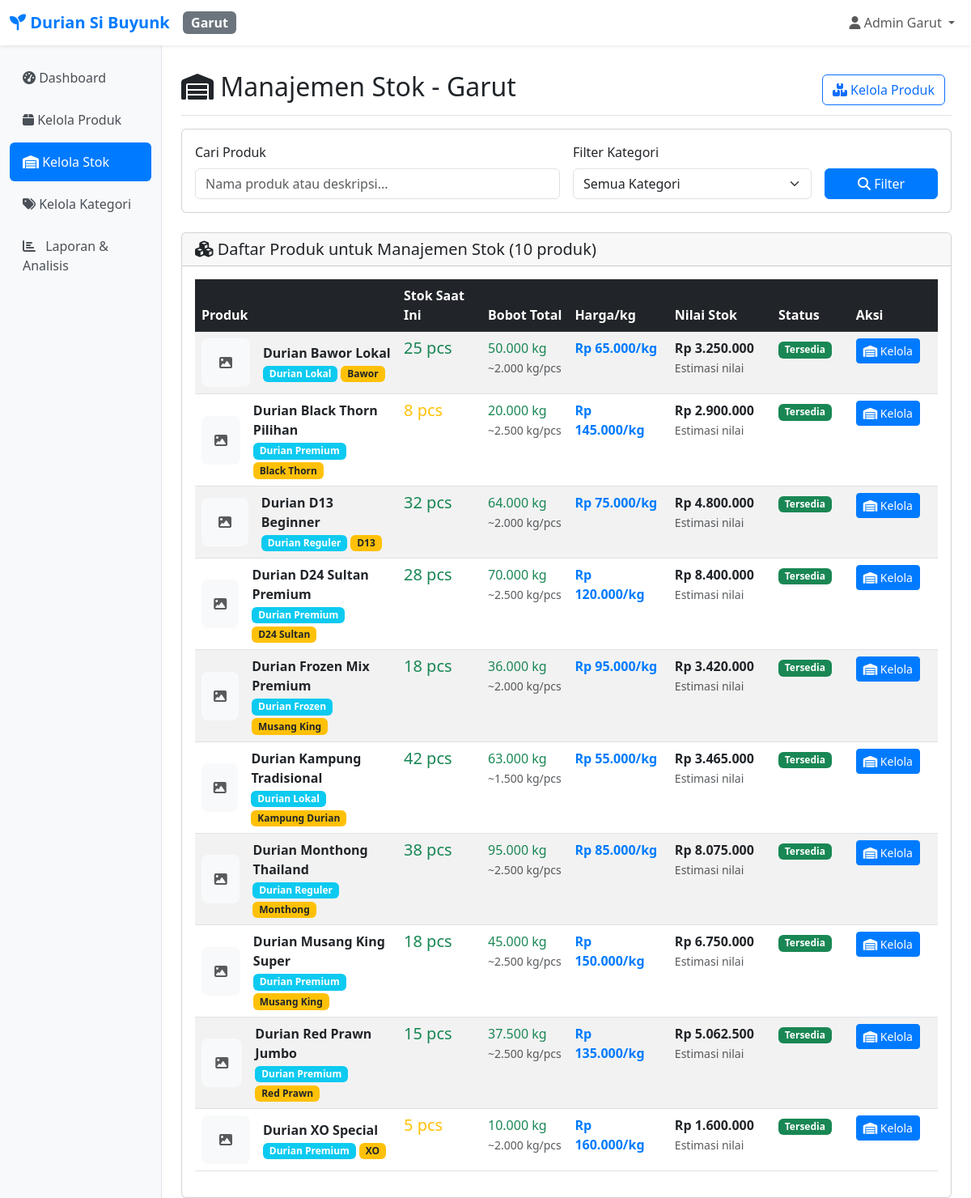
Page /cabang/garut/manajemen-stok/index.php (signed in) on the earlier database version.
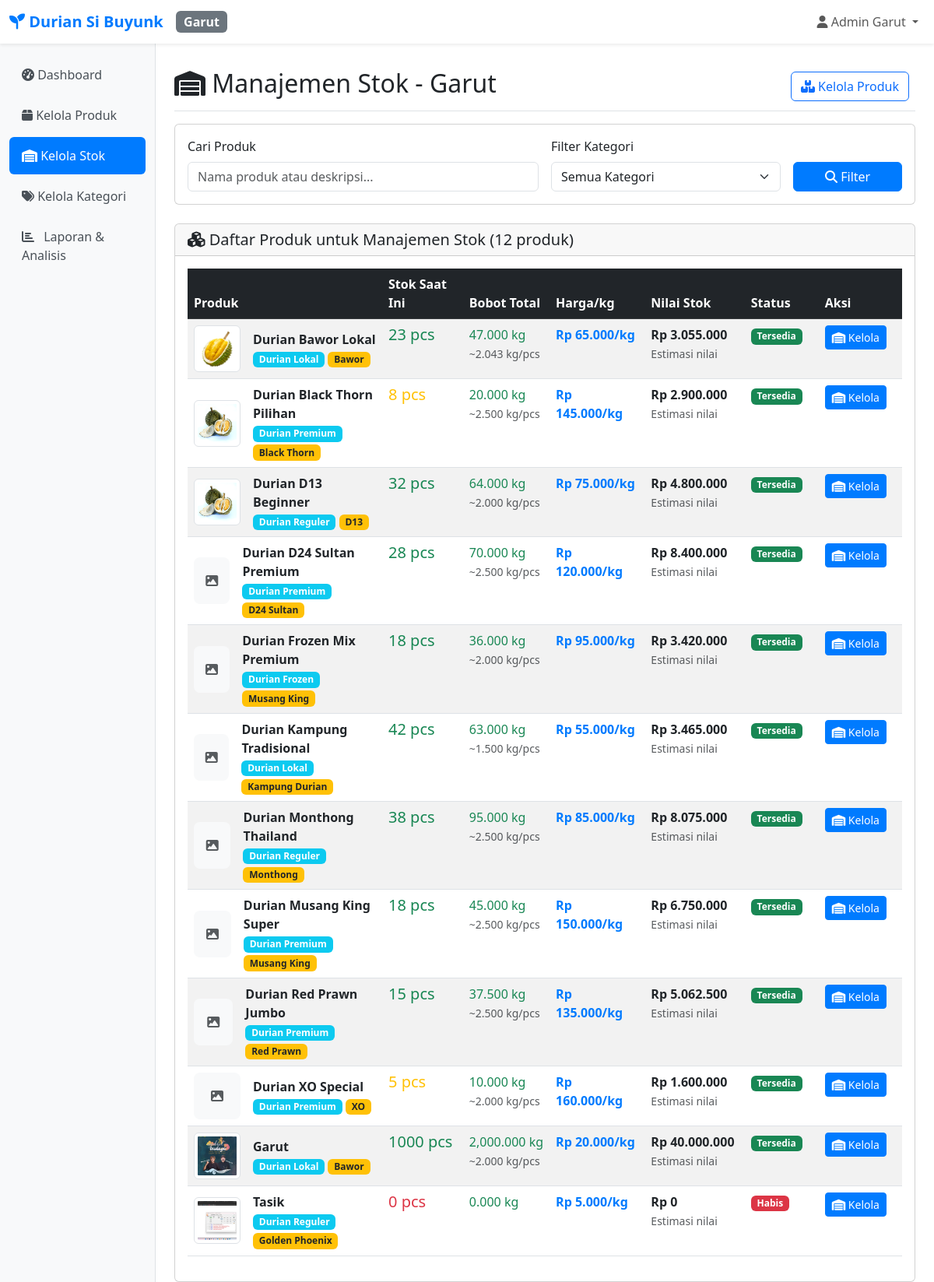
Same page on the later database version.
### tables this page shows
CREATE TABLE `users` (
  `id` int NOT NULL,
  `username` varchar(50) NOT NULL,
  `password` varchar(255) NOT NULL,
  `nama_lengkap` varchar(100) NOT NULL,
  `cabang_id` int NOT NULL,
  `role` enum('admin') DEFAULT 'admin',
  `created_at` timestamp NOT NULL DEFAULT CURRENT_TIMESTAMP,
  `updated_at` timestamp NOT NULL DEFAULT CURRENT_TIMESTAMP ON UPDATE CURRENT_TIMESTAMP
);

CREATE TABLE `cabang` (
  `id` int NOT NULL,
  `nama_cabang` varchar(50) NOT NULL,
  `kode_cabang` varchar(10) NOT NULL,
  `alamat` text,
  `telepon` varchar(20) DEFAULT NULL,
  `created_at` timestamp NOT NULL DEFAULT CURRENT_TIMESTAMP
);

CREATE TABLE `produk` (
  `id` int NOT NULL,
  `nama_produk` varchar(200) NOT NULL,
  `kategori_id` int DEFAULT NULL,
  `jenis_durian_id` int DEFAULT NULL,
  `harga` decimal(12,2) NOT NULL,
  `harga_per_kg` decimal(12,2) DEFAULT '0.00' COMMENT 'Harga per kilogram',
  `stok_tasik` int DEFAULT '0',
  `stok_garut` int DEFAULT '0',
  `total_kg_tasik` decimal(10,3) DEFAULT '0.000' COMMENT 'Total berat stok Tasik dalam kg',
  `total_kg_garut` decimal(10,3) DEFAULT '0.000' COMMENT 'Total berat stok Garut dalam kg',
  `total_pcs_tasik` int DEFAULT '0' COMMENT 'Total pieces Tasik',
  `total_pcs_garut` int DEFAULT '0' COMMENT 'Total pieces Garut',
  `satuan` varchar(20) DEFAULT 'pcs',
  `deskripsi` text,
  `gambar` varchar(255) DEFAULT NULL,
  `status` enum('aktif','nonaktif') DEFAULT 'aktif',
  `created_at` timestamp NOT NULL DEFAULT CURRENT_TIMESTAMP,
  `updated_at` timestamp NOT NULL DEFAULT CURRENT_TIMESTAMP ON UPDATE CURRENT_TIMESTAMP
);

CREATE TABLE `kategori` (
  `id` int NOT NULL,
  `nama_kategori` varchar(100) NOT NULL,
  `deskripsi` text,
  `created_at` timestamp NOT NULL DEFAULT CURRENT_TIMESTAMP
);

CREATE TABLE `jenis_durian` (
  `id` int NOT NULL,
  `nama_jenis` varchar(100) NOT NULL,
  `deskripsi` text,
  `created_at` timestamp NOT NULL DEFAULT CURRENT_TIMESTAMP
);

### includes/auth.php (called while the page is built, shortened)
<?php
require_once __DIR__ . '/../config/config.php';
function getCurrentUser() {
    try {
        $pdo = getConnection();
        $stmt = $pdo->prepare("SELECT u.*, c.nama_cabang, c.kode_cabang
                              FROM users u
                              JOIN cabang c ON u.cabang_id = c.id
                              WHERE u.id = ?");
        $stmt->execute([$_SESSION['user_id']]);
        return $stmt->fetch();
    } catch (Exception $e) {
        return null;
    }
}
?>

### includes/functions.php (called while the page is built, shortened)
<?php
require_once __DIR__ . '/../config/config.php';
function getProducts($cabang_id = null, $kategori_id = null, $search = null) {
    try {
        $pdo = getConnection();
        $sql = "SELECT p.*, k.nama_kategori, jd.nama_jenis,
                CASE
                    WHEN ? = 1 THEN p.stok_tasik
                    WHEN ? = 2 THEN p.stok_garut
                    ELSE (p.stok_tasik + p.stok_garut)
                END as stok
                FROM produk p
                LEFT JOIN kategori k ON p.kategori_id = k.id
                LEFT JOIN jenis_durian jd ON p.jenis_durian_id = jd.id
                WHERE p.status = 'aktif'";
        $params = [$cabang_id, $cabang_id];
        $sql .= " ORDER BY p.nama_produk";
        $stmt = $pdo->prepare($sql);
        $stmt->execute($params);
        return $stmt->fetchAll();
    } catch (Exception $e) {
        return [];
    }
}
function getImagePath($imageName, $branch = null) {
    if (!$imageName) return null;
    if (strpos($imageName, '/') !== false) {
        $path = "public/assets/images/products/" . $imageName;
    }
    return $path;
}
?>

### config/config.php (called while the page is built, shortened)
<?php
function formatRupiah($amount) {
    return 'Rp ' . number_format($amount, 0, ',', '.');
}
?>

### cabang/garut/manajemen-stok/index.php (the view, shortened to what this page needs)
<?php
require_once __DIR__ . '/../../../includes/auth.php';
require_once __DIR__ . '/../../../includes/functions.php';
$kategori_id = isset($_GET['kategori']) ? (int)$_GET['kategori'] : null;
$search = isset($_GET['search']) ? sanitize($_GET['search']) : null;
$products = getProducts(CABANG_GARUT, $kategori_id, $search);
include __DIR__ . '/../../../includes/header.php';
?>
<div class="d-flex justify-content-between flex-wrap flex-md-nowrap align-items-center pt-3 pb-2 mb-3 border-bottom">
    <h1 class="h2"><i class="fas fa-warehouse"></i> Manajemen Stok - Garut</h1>
    <div class="btn-toolbar mb-2 mb-md-0">
        <div class="btn-group me-2">
            <a href="../produk/" class="btn btn-outline-primary">
                <i class="fas fa-boxes"></i> Kelola Produk
            </a>
        </div>
    </div>
</div>
<div class="card mb-4">
    <div class="card-body">
        <form method="GET" class="row g-3">
            <div class="col-md-6">
                <label for="search" class="form-label">Cari Produk</label>
                <input type="text" class="form-control" id="search" name="search"
                       placeholder="Nama produk atau deskripsi..."
                       value="<?= htmlspecialchars($search ?? '') ?>">
            </div>
            <div class="col-md-4">
                <label for="kategori" class="form-label">Filter Kategori</label>
                <select class="form-select" id="kategori" name="kategori">
                    <option value="">Semua Kategori</option>
                </select>
            </div>
            <div class="col-md-2">
                <label class="form-label">&nbsp;</label>
                <div class="d-grid">
                    <button type="submit" class="btn btn-primary">
                        <i class="fas fa-search"></i> Filter
                    </button>
                </div>
            </div>
        </form>
    </div>
</div>
<div class="card">
    <div class="card-header">
        <h5 class="mb-0">
            <i class="fas fa-cubes"></i> Daftar Produk untuk Manajemen Stok (<?= count($products) ?> produk)
        </h5>
    </div>
    <div class="card-body">
        <?php if (empty($products)): ?>
            <div class="text-center py-5">
                <i class="fas fa-box-open" style="font-size: 4rem; color: #6c757d;"></i>
                <h4 class="mt-3 text-muted">Tidak ada produk ditemukan</h4>
                <p class="text-muted">Belum ada produk atau coba ubah filter pencarian</p>
                <a href="../produk/tambah.php" class="btn btn-success">
                    <i class="fas fa-plus"></i> Tambah Produk Pertama
                </a>
            </div>
        <?php else: ?>
            <div class="d-none d-lg-block">
                <div class="table-responsive">
                    <table class="table table-striped table-hover">
                        <thead class="table-dark">
                            <tr>
                                <th style="min-width: 250px;">Produk</th>
                                <th style="width: 120px;">Stok Saat Ini</th>
                                <th style="width: 120px;">Bobot Total</th>
                                <th style="width: 130px;">Harga/kg</th>
                                <th style="width: 140px;">Nilai Stok</th>
                                <th style="width: 100px;">Status</th>
                                <th style="width: 120px;">Aksi</th>
                            </tr>
                        </thead>
                        <tbody>
                        <?php foreach ($products as $product): ?>
                            <tr>
                                <td>
                                    <div class="d-flex align-items-center">
                                        <?php
                                        $imagePath = getImagePath($product['gambar']);
                                        if ($imagePath && file_exists("../../../" . $imagePath)): ?>
                                            <img src="../../../<?= $imagePath ?>?v=<?= time() ?>"
                                                 class="img-thumbnail me-3" style="width: 60px; height: 60px; object-fit: cover;">
                                        <?php else: ?>
                                            <div class="bg-light d-flex align-items-center justify-content-center me-3"
                                                 style="width: 60px; height: 60px; border-radius: 8px;">
                                                <i class="fas fa-image text-muted"></i>
                                            </div>
                                        <?php endif; ?>
                                        <div>
                                            <strong><?= htmlspecialchars($product['nama_produk']) ?></strong>
                                            <?php if ($product['nama_kategori']): ?>
                                                <br><span class="badge bg-info"><?= htmlspecialchars($product['nama_kategori']) ?></span>
                                            <?php endif; ?>
                                            <?php if ($product['nama_jenis']): ?>
                                                <span class="badge bg-warning text-dark"><?= htmlspecialchars($product['nama_jenis']) ?></span>
                                            <?php endif; ?>
                                        </div>
                                    </div>
                                </td>
                                <td>
                                    <span class="h5 <?= $product['stok'] < 5 ? 'text-danger' : ($product['stok'] < 10 ? 'text-warning' : 'text-success') ?>">
                                        <?= $product['stok'] ?> pcs
                                    </span>
                                </td>
                                <td>
                                    <span class="h6 text-success">
                                        <?= number_format($product['total_kg_garut'], 3) ?> kg
                                    </span>
                                    <?php if ($product['stok'] > 0): ?>
                                        <br><small class="text-muted">
                                            ~<?= number_format($product['total_kg_garut'] / $product['stok'], 3) ?> kg/pcs
                                        </small>
                                    <?php endif; ?>
                                </td>
                                <td>
                                    <?php if ($product['harga_per_kg']): ?>
                                        <span class="text-primary fw-bold">
                                            <?= formatRupiah($product['harga_per_kg']) ?>/kg
                                        </span>
                                    <?php else: ?>
                                        <span class="text-muted">-</span>
                                    <?php endif; ?>
                                </td>
                                <td>
                                    <?php if ($product['harga_per_kg'] && $product['total_kg_garut']): ?>
                                        <span class="fw-bold text-dark">
                                            <?= formatRupiah($product['harga_per_kg'] * $product['total_kg_garut']) ?>
                                        </span>
                                        <br><small class="text-muted">Estimasi nilai</small>
                                    <?php else: ?>
                                        <span class="text-muted">-</span>
                                    <?php endif; ?>
                                </td>
                                <td>
                                    <?php if ($product['stok'] == 0): ?>
                                        <span class="badge bg-danger">Habis</span>
                                    <?php elseif ($product['stok'] < 5): ?>
                                        <span class="badge bg-warning">Menipis</span>
                                    <?php else: ?>
                                        <span class="badge bg-success">Tersedia</span>
                                    <?php endif; ?>
                                </td>
                                <td>
                                    <button type="button" class="btn btn-primary btn-sm"
                                            onclick="openStockModal(<?= $product['id'] ?>, '<?= htmlspecialchars($product['nama_produk']) ?>', <?= $product['stok'] ?>, <?= $product['total_kg_garut'] ?>)"
                                            title="Kelola Stok">
                                        <i class="fas fa-warehouse"></i> Kelola
                                    </button>
                                </td>
                            </tr>
                        <?php endforeach; ?>
                        </tbody>
                    </table>
                </div>
            </div>
        <?php endif; ?>
    </div>
</div>
</body>
</html>

### includes/header.php (shortened to what this page needs)
<?php
require_once __DIR__ . '/../config/config.php';
require_once __DIR__ . '/auth.php';
$currentUser = getCurrentUser();
$branchName = $currentUser ? $currentUser['nama_cabang'] : '';
?>
<!DOCTYPE html>
<html lang="id">
<head>
    <link href="https://cdn.jsdelivr.net/npm/bootstrap@5.3.0/dist/css/bootstrap.min.css" rel="stylesheet">
    <link href="https://cdnjs.cloudflare.com/ajax/libs/font-awesome/6.4.0/css/all.min.css" rel="stylesheet">
</head>
<body>
    <nav class="navbar navbar-expand-lg navbar-light bg-white shadow-sm">
        <div class="container-fluid">
            <a class="navbar-brand" href="dashboard.php">
                <i class="fas fa-seedling"></i> <?= APP_NAME ?>
            </a>
            <span class="badge bg-secondary fs-6"><?= $branchName ?></span>
            <div class="navbar-nav ms-auto">
                <div class="nav-item dropdown">
                    <a class="nav-link dropdown-toggle" href="#" id="navbarDropdown" role="button" data-bs-toggle="dropdown">
                        <i class="fas fa-user"></i> <?= $currentUser['nama_lengkap'] ?? 'User' ?>
                    </a>
                </div>
            </div>
        </div>
    </nav>
    <div class="container-fluid">
        <div class="row">
            <nav class="col-md-3 col-lg-2 d-md-block sidebar">
                <div class="position-sticky pt-3">
                    <ul class="nav flex-column">
                        <li class="nav-item">
                            <a class="nav-link <?= basename($_SERVER['PHP_SELF']) == 'dashboard.php' ? 'active' : '' ?>" href="../dashboard.php">
                                <i class="fas fa-tachometer-alt"></i> Dashboard
                            </a>
                        </li>
                        <li class="nav-item">
                            <a class="nav-link <?= strpos($_SERVER['PHP_SELF'], '/produk/') !== false ? 'active' : '' ?>" href="../produk/">
                                <i class="fas fa-box"></i> Kelola Produk
                            </a>
                        </li>
                        <li class="nav-item">
                            <a class="nav-link <?= strpos($_SERVER['PHP_SELF'], '/manajemen-stok/') !== false ? 'active' : '' ?>" href="../manajemen-stok/">
                                <i class="fas fa-warehouse"></i> Kelola Stok
                            </a>
                        </li>
                        <li class="nav-item">
                            <a class="nav-link <?= strpos($_SERVER['PHP_SELF'], '/kategori/') !== false ? 'active' : '' ?>" href="../kategori/">
                                <i class="fas fa-tags"></i> Kelola Kategori
                            </a>
                        </li>
                        <li class="nav-item">
                            <a class="nav-link <?= strpos($_SERVER['PHP_SELF'], '/laporan/') !== false ? 'active' : '' ?>" href="../laporan/">
                                <i class="fas fa-chart-bar me-2"></i>
                                Laporan & Analisis
                            </a>
                        </li>
                    </ul>
                </div>
            </nav>
            <main class="col-md-9 ms-sm-auto col-lg-10 px-md-4">
                <div class="pt-3">

Differences in the rows shown:
changed produk "Durian Bawor Lokal": gambar: picture added; stok "25" → "23"; total_kg_garut "50.000" → "47.000"; stok "2.000" → "2.043"; formatRupiah($product['harga_per_kg'] * $product['total_kg_garut']) "Rp 3.250.000" → "Rp 3.055.000"
changed produk "Durian Black Thorn Pilihan": gambar: picture added
changed produk "Durian D13 Beginner": gambar: picture added
added produk: gambar (picture), nama_produk "Garut", kategori.nama_kategori "Durian Lokal", jenis_durian.nama_jenis "Bawor", stok "1000", total_kg_garut "2,000.000", stok "2.000", harga_per_kg "Rp 20.000", formatRupiah($product['harga_per_kg'] * $product['total_kg_garut']) "Rp 40.000.000", shows "Tersedia"
added produk: gambar (picture), nama_produk "Tasik", kategori.nama_kategori "Durian Reguler", jenis_durian.nama_jenis "Golden Phoenix", stok "0", total_kg_garut "0.000", harga_per_kg "Rp 5.000", formatRupiah($product['harga_per_kg'] * $product['total_kg_garut']) "Rp 0", shows "Habis"
Other differences:
count($products): "10" → "12"
